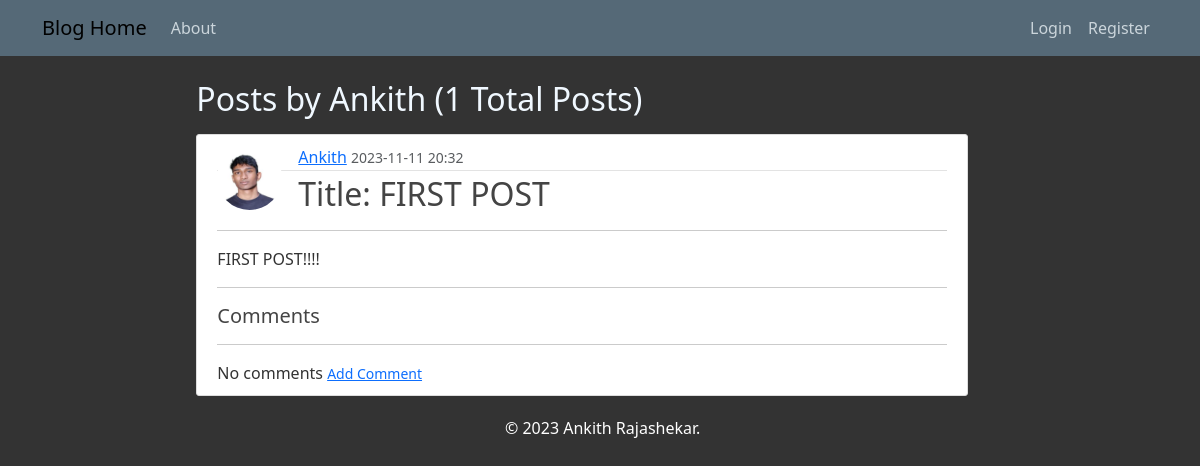
The app's page /user/Ankith/, older data.
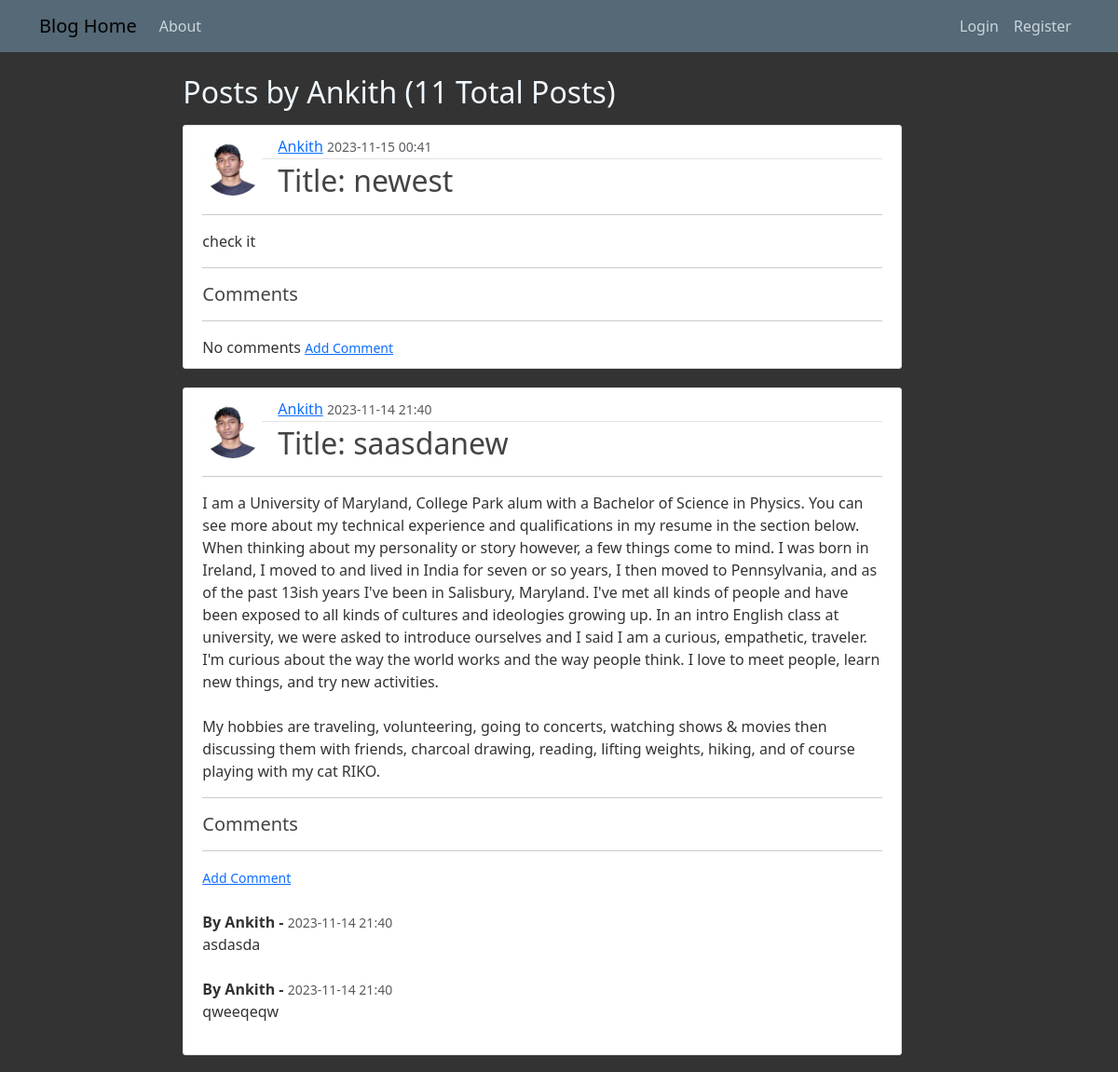
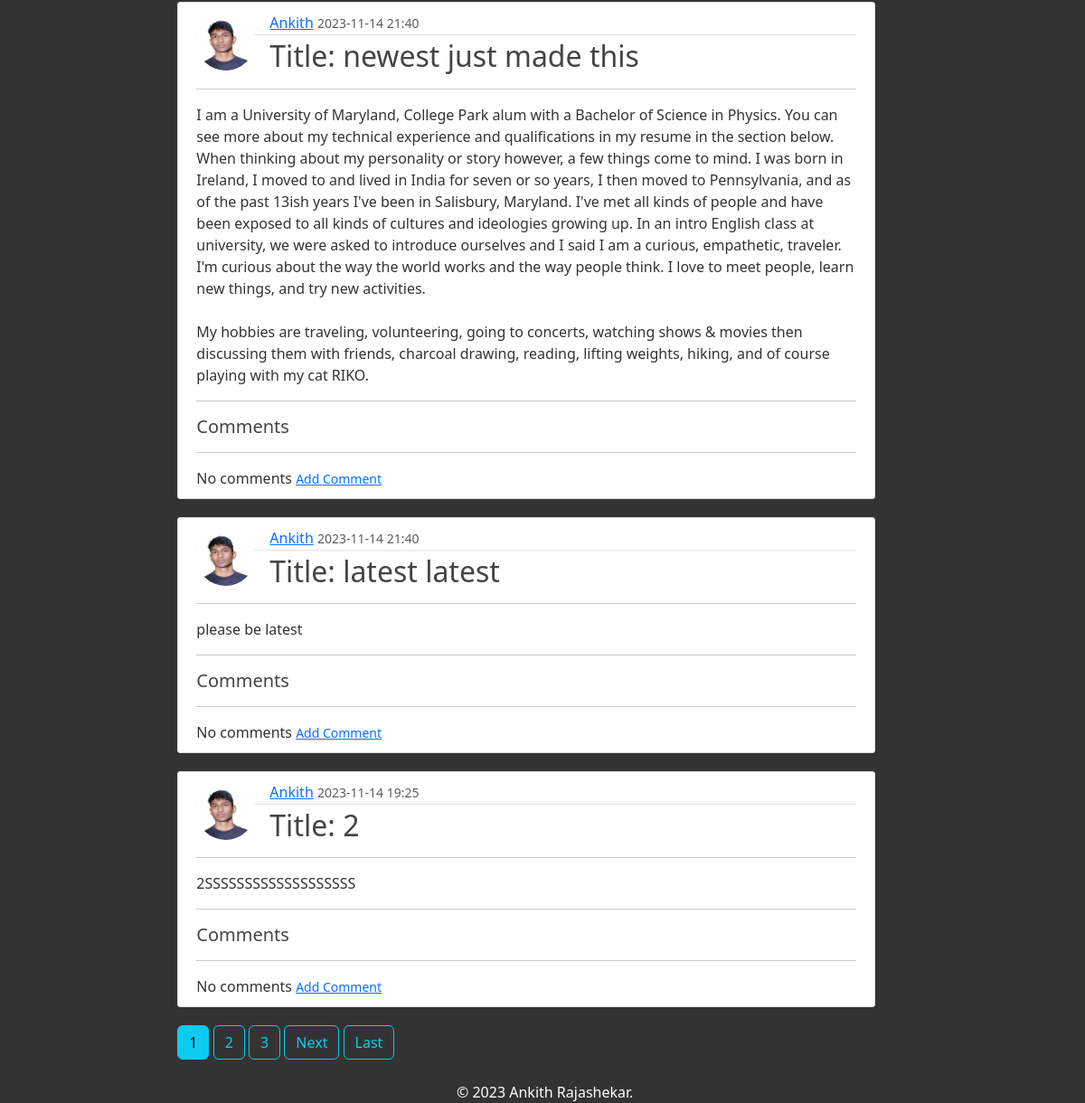
The same page, newer data (2 pictures, top to bottom).
### blog/models.py (models this page shows, shortened)
class Post(models.Model):
  title = models.CharField(max_length=100)
  content = models.TextField()
  date_posted = models.CharField(default=str(dateformat.format(timezone.now(), 'Y-m-d H:i')), max_length=70)
  user = models.ForeignKey(User, on_delete = models.CASCADE) #this just relates the User model to the author field, but it doesn't get the currently logged in user.
  author = models.TextField(default='user', max_length=100)
  image_url = models.URLField(max_length=300)

class Comment(models.Model):
  post = models.ForeignKey(Post, related_name="comments", on_delete = models.CASCADE)
  user = models.ForeignKey(User, on_delete = models.CASCADE)
  author = models.CharField(max_length=100)
  content = models.TextField(max_length=500)
  date_posted = models.CharField(default=str(dateformat.format(timezone.now(), 'Y-m-d H:i')), max_length=70)

### users/models.py (models this page shows, shortened)
class Profile(models.Model):
    user = models.OneToOneField(User, on_delete=models.CASCADE)
    username = models.TextField(default='user', max_length=100)
    email = models.EmailField(default='email@email.com')
    image = models.ImageField(default='default.jpg', upload_to='profile_pics') #store locally

### blog/views.py (the view)
# urls.py: path('user/<str:username>/', UserPostListView.as_view(), name='user-post'),
class UserPostListView(ListView): #View for an object we will be looping over to display, this must be provided
    model = Post
    template_name = 'blog/user_posts.html'
    context_object_name = 'posts'
    paginate_by = 5
    def get_queryset(self): #modify/override query_set that this view returns
        user = get_object_or_404(User, username=self.kwargs.get('username')) #get username from url using shortcut 'get_object_or_404'. variables sent in are stored as kwargs and accessed by instance of class-view via self
        return Post.objects.filter(user=user).order_by('-date_posted') #ordering was also overriden, so we add proper ordering in return here

### blog/templates/blog/user_posts.html (shortened to what this page needs)
{% extends "blog/base.html" %}
{% block content %}
  <h2 class = "mb-3 offset-md-2" style =color:aliceblue> Posts by {{view.kwargs.username}} ({{page_obj.paginator.count}} Total Posts)</h1>
  {%for post in posts%}
    <article class="media content-section offset-md-2">
      <img class = "float-start rounded-circle article-img" src = "{{post.user.profile.image.url}}">
      <div class="media-body">
        <div class="article-metadata">
          <a class="mr-2" href="{%url 'user-post' post.user.username%}">{{ post.user }}</a>
          <small class="text-muted">{{ post.date_posted }}</small>
        </div>
        <h2><a class="text-decoration-none article-title" href="{% url 'post-detail' post.pk %}">Title: {{ post.title }}</a></h2>
        <div>
          <hr>
          <p class="article-content">{{ post.content }}</p>
        </div>
      </div>
      <div>
        <hr>
        <h5 class="article-content">Comments</h5>
        <hr>
        {% if not post.comments.all %}
          No comments
          <small class="text-muted">
            <a href="{%url 'comment-create' post.pk%}">Add Comment</a>
          </small>
        {%else%}
          <small class="text-muted">
            <a href="{%url 'comment-create' post.pk%}">Add Comment</a>
          </small>
          <br>
          {%for comment in post.comments.all%}
            <br>
            <strong>By {{comment.author}} - </strong>
            <small class="text-muted">{{ comment.date_posted}}</small>
            <br>
            {{comment.content}}
            <br>
          {%endfor%}
          <br>
        {%endif%}
      </div>
    </article>
  {%endfor%}
  {% if is_paginated %}
  {% for num in page_obj.paginator.page_range %}
    {% if page_obj.number == num and page_obj.has_previous == False%}
      <a class="btn btn-info mb-4 offset-md-2" href="?page={{num}}">{{num}}</a>
    {% elif page_obj.number == num%}
      <a class="btn btn-info mb-4" href="?page={{num}}">{{num}}</a>
    {% elif num > page_obj.number|add:'-3' and num < page_obj.number|add:'3'%}
      <a class="btn btn-outline-info mb-4" href="?page={{num}}">{{num}}</a>
    {%endif%}
  {%endfor%}
  {% if page_obj.has_next %}
    <a class="btn btn-outline-info mb-4" href="?page={{page_obj.next_page_number}}">Next</a>
    <a class="btn btn-outline-info mb-4" href="?page={{page_obj.paginator.num_pages}}">Last</a>
  {%endif%}
  {%endif%}
{% endblock content %}

Row changes from the older to the newer data that the page shows:
no longer on this page (row edited): Post: user.profile.image (picture), user "Ankith", date_posted "2023-11-11 20:32", title "FIRST POST", content "FIRST POST!!!!", shows "No comments"
added Post: user.profile.image (picture), user "Ankith", date_posted "2023-11-15 00:41", title "newest", content "check it", shows "No comments"
added Post: user.profile.image (picture), user "Ankith", date_posted "2023-11-14 21:40", title "saasdanew", content "I am a University of Maryland, College Park alum with a Bachelor of Science in Physics. You can see more about my technical experience and qualifications in my resume in the section below. When thinking about my personality or story however, a few things come to mind. I was born in Ireland, I moved to and lived in India for seven or so years, I then moved to Pennsylvania, and as of the past 13ish years I've been in Salisbury, Maryland. I've met all kinds of people and have been exposed to all kinds of cultures and ideologies growing up. In an intro English class at university, we were asked to introduce ourselves and I said I am a curious, empathetic, traveler. I'm curious about the way the…"
added Comment: author "Ankith", date_posted "2023-11-14 21:40", content "asdasda"
added Comment: author "Ankith", date_posted "2023-11-14 21:40", content "qweeqeqw"
added Post: user.profile.image (picture), user "Ankith", date_posted "2023-11-14 21:40", title "newest just made this", content "I am a University of Maryland, College Park alum with a Bachelor of Science in Physics. You can see more about my technical experience and qualifications in my resume in the section below. When thinking about my personality or story however, a few things come to mind. I was born in Ireland, I moved to and lived in India for seven or so years, I then moved to Pennsylvania, and as of the past 13ish years I've been in Salisbury, Maryland. I've met all kinds of people and have been exposed to all kinds of cultures and ideologies growing up. In an intro English class at university, we were asked to introduce ourselves and I said I am a curious, empathetic, traveler. I'm curious about the way the…", shows "No comments"
added Post: user.profile.image (picture), user "Ankith", date_posted "2023-11-14 21:40", title "latest latest", content "please be latest", shows "No comments"
added Post: user.profile.image (picture), user "Ankith", date_posted "2023-11-14 19:25", title "2", content "2SSSSSSSSSSSSSSSSSSS", shows "No comments"
Text that changed along with them:
{{ page_obj.paginator.count }}: "1" → "11"
new list line: "1"
new list line: "2"
new list line: "3"
text now shown: "Next Last"
